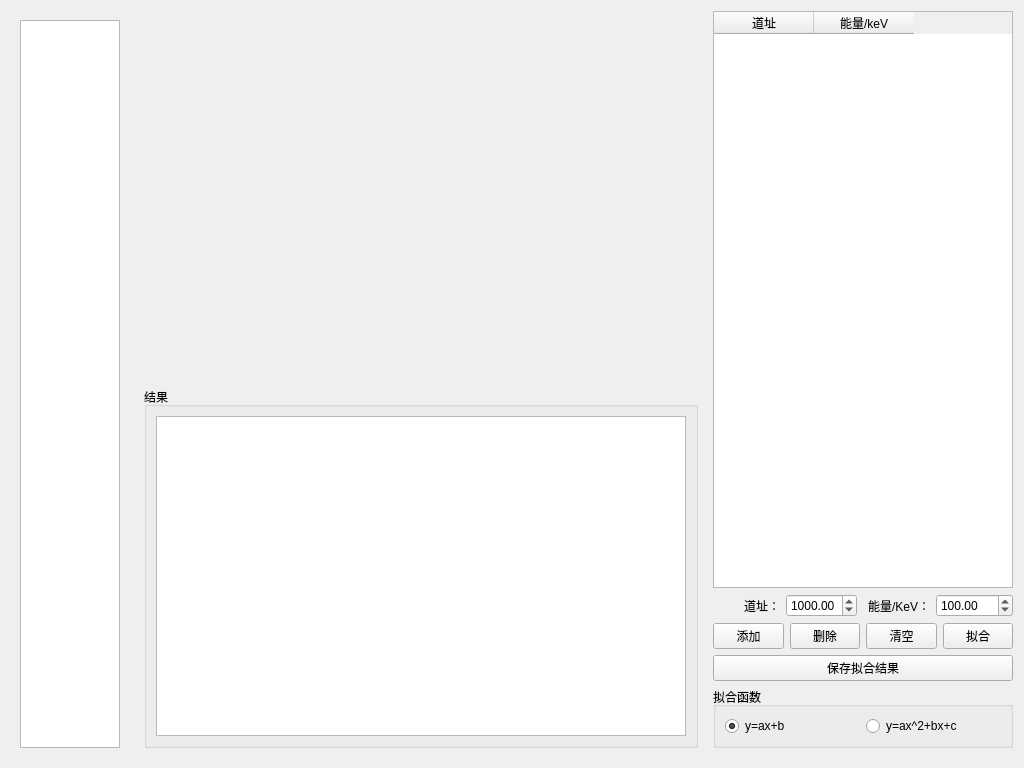
<?xml version="1.0" encoding="UTF-8"?>
<ui version="4.0">
 <class>EnergyCalibration</class>
 <widget class="QWidget" name="EnergyCalibration">
  <property name="windowModality">
   <enum>Qt::WindowModal</enum>
  </property>
  <property name="geometry">
   <rect>
    <x>0</x>
    <y>0</y>
    <width>1024</width>
    <height>768</height>
   </rect>
  </property>
  <property name="windowTitle">
   <string>能量刻度</string>
  </property>
  <property name="styleSheet">
   <string notr="true"/>
  </property>
  <layout class="QHBoxLayout" name="horizontalLayout_2">
   <item>
    <widget class="QWidget" name="widget_left" native="true">
     <layout class="QVBoxLayout" name="verticalLayout_4">
      <item>
       <widget class="QTableWidget" name="tableWidget_det">
        <property name="sizePolicy">
         <sizepolicy hsizetype="Preferred" vsizetype="Expanding">
          <horstretch>0</horstretch>
          <verstretch>0</verstretch>
         </sizepolicy>
        </property>
        <property name="maximumSize">
         <size>
          <width>100</width>
          <height>16777215</height>
         </size>
        </property>
        <attribute name="verticalHeaderVisible">
         <bool>false</bool>
        </attribute>
        <row>
         <property name="text">
          <string>谱仪#1</string>
         </property>
        </row>
        <row>
         <property name="text">
          <string>谱仪#2</string>
         </property>
        </row>
        <row>
         <property name="text">
          <string>谱仪#3</string>
         </property>
        </row>
        <row>
         <property name="text">
          <string>谱仪#4</string>
         </property>
        </row>
        <row>
         <property name="text">
          <string>谱仪#5</string>
         </property>
        </row>
        <row>
         <property name="text">
          <string>谱仪#6</string>
         </property>
        </row>
        <row>
         <property name="text">
          <string>谱仪#7</string>
         </property>
        </row>
        <row>
         <property name="text">
          <string>谱仪#8</string>
         </property>
        </row>
        <row>
         <property name="text">
          <string>谱仪#9</string>
         </property>
        </row>
        <row>
         <property name="text">
          <string>谱仪#10</string>
         </property>
        </row>
        <row>
         <property name="text">
          <string>谱仪#11</string>
         </property>
        </row>
        <row>
         <property name="text">
          <string>谱仪#12</string>
         </property>
        </row>
        <row>
         <property name="text">
          <string>谱仪#13</string>
         </property>
        </row>
        <row>
         <property name="text">
          <string>谱仪#14</string>
         </property>
        </row>
        <row>
         <property name="text">
          <string>谱仪#15</string>
         </property>
        </row>
        <row>
         <property name="text">
          <string>谱仪#16</string>
         </property>
        </row>
       </widget>
      </item>
     </layout>
    </widget>
   </item>
   <item>
    <widget class="QWidget" name="widget_middle" native="true">
     <layout class="QVBoxLayout" name="verticalLayout_2">
      <item>
       <widget class="QWidget" name="widget_plot" native="true">
        <property name="sizePolicy">
         <sizepolicy hsizetype="Preferred" vsizetype="Expanding">
          <horstretch>0</horstretch>
          <verstretch>0</verstretch>
         </sizepolicy>
        </property>
        <property name="minimumSize">
         <size>
          <width>0</width>
          <height>0</height>
         </size>
        </property>
        <property name="maximumSize">
         <size>
          <width>16777215</width>
          <height>16777215</height>
         </size>
        </property>
        <layout class="QGridLayout" name="gridLayout_3">
         <property name="leftMargin">
          <number>0</number>
         </property>
         <property name="topMargin">
          <number>0</number>
         </property>
         <property name="rightMargin">
          <number>0</number>
         </property>
         <property name="bottomMargin">
          <number>0</number>
         </property>
        </layout>
       </widget>
      </item>
      <item>
       <widget class="QGroupBox" name="groupBox_2">
        <property name="sizePolicy">
         <sizepolicy hsizetype="Preferred" vsizetype="Minimum">
          <horstretch>0</horstretch>
          <verstretch>0</verstretch>
         </sizepolicy>
        </property>
        <property name="title">
         <string>结果</string>
        </property>
        <layout class="QVBoxLayout" name="verticalLayout_3">
         <item>
          <widget class="QPlainTextEdit" name="plainTextEdit_log"/>
         </item>
        </layout>
       </widget>
      </item>
     </layout>
    </widget>
   </item>
   <item>
    <widget class="QWidget" name="widget" native="true">
     <property name="minimumSize">
      <size>
       <width>200</width>
       <height>0</height>
      </size>
     </property>
     <property name="maximumSize">
      <size>
       <width>300</width>
       <height>16777215</height>
      </size>
     </property>
     <layout class="QVBoxLayout" name="verticalLayout">
      <property name="leftMargin">
       <number>0</number>
      </property>
      <property name="topMargin">
       <number>0</number>
      </property>
      <property name="rightMargin">
       <number>0</number>
      </property>
      <item>
       <widget class="QTableWidget" name="tableWidget">
        <attribute name="verticalHeaderVisible">
         <bool>true</bool>
        </attribute>
        <column>
         <property name="text">
          <string>道址</string>
         </property>
        </column>
        <column>
         <property name="text">
          <string>能量/keV</string>
         </property>
        </column>
       </widget>
      </item>
      <item>
       <layout class="QHBoxLayout" name="horizontalLayout">
        <item>
         <widget class="QLabel" name="label">
          <property name="text">
           <string>道址：</string>
          </property>
          <property name="alignment">
           <set>Qt::AlignRight|Qt::AlignTrailing|Qt::AlignVCenter</set>
          </property>
         </widget>
        </item>
        <item>
         <widget class="QDoubleSpinBox" name="doubleSpinBox_x">
          <property name="maximum">
           <double>1024.000000000000000</double>
          </property>
          <property name="value">
           <double>1000.000000000000000</double>
          </property>
         </widget>
        </item>
        <item>
         <widget class="QLabel" name="label_2">
          <property name="text">
           <string>能量/KeV：</string>
          </property>
          <property name="alignment">
           <set>Qt::AlignRight|Qt::AlignTrailing|Qt::AlignVCenter</set>
          </property>
         </widget>
        </item>
        <item>
         <widget class="QDoubleSpinBox" name="doubleSpinBox_y">
          <property name="maximum">
           <double>10000.000000000000000</double>
          </property>
          <property name="singleStep">
           <double>100.000000000000000</double>
          </property>
          <property name="value">
           <double>100.000000000000000</double>
          </property>
         </widget>
        </item>
       </layout>
      </item>
      <item>
       <layout class="QHBoxLayout" name="horizontalLayout_3">
        <item>
         <widget class="QPushButton" name="pushButton_add">
          <property name="text">
           <string>添加</string>
          </property>
         </widget>
        </item>
        <item>
         <widget class="QPushButton" name="pushButton_del">
          <property name="text">
           <string>删除</string>
          </property>
         </widget>
        </item>
        <item>
         <widget class="QPushButton" name="btn_clearTable">
          <property name="text">
           <string>清空</string>
          </property>
         </widget>
        </item>
        <item>
         <widget class="QPushButton" name="pushButton_fit">
          <property name="text">
           <string>拟合</string>
          </property>
         </widget>
        </item>
       </layout>
      </item>
      <item>
       <widget class="QPushButton" name="bt_SaveFit">
        <property name="text">
         <string>保存拟合结果</string>
        </property>
       </widget>
      </item>
      <item>
       <widget class="QGroupBox" name="groupBox">
        <property name="title">
         <string>拟合函数</string>
        </property>
        <layout class="QGridLayout" name="gridLayout">
         <item row="0" column="0">
          <widget class="QRadioButton" name="btnFit1">
           <property name="text">
            <string>y=ax+b</string>
           </property>
           <property name="checked">
            <bool>true</bool>
           </property>
          </widget>
         </item>
         <item row="0" column="1">
          <widget class="QRadioButton" name="btnFit2">
           <property name="text">
            <string>y=ax^2+bx+c</string>
           </property>
          </widget>
         </item>
        </layout>
       </widget>
      </item>
     </layout>
    </widget>
   </item>
  </layout>
 </widget>
 <resources/>
 <connections/>
</ui>
